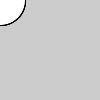
Frame 1 (no input)
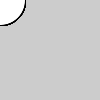
Frame 60 (the mouse pressed at the canvas centre just before this capture)
Frame 120 (the mouse held since frame 60 and released just before this capture): identical to frame 60, image omitted

The Processing sketch that drew these frames (run headless with seeded random() and noise(); from frame 60 on, the mouse is pressed at the canvas centre):

// Processing sketch: demo3_enemies
// ── demo3_enemies.pde
// Outline for enemy states
// Enemies have 3 states:
// 1: Alive (shown it regularly)
// 2: Dying (animation as it explodes)
// 3: Dead (hidden)


int[] enemy_states = new int[6];
int[] enemy_x = new int[6];
int[] enemy_y = new int[6];

int enemy_state_alive = 1;
int enemy_state_dying = 2;
int enemy_state_dead  = 3;

void setup(){
  for(int i =0; i<enemy_states.length; i++){
    enemy_states[i] = enemy_state_alive;
  }
}

void draw(){
  enemy_states[2] = enemy_state_dying;
  checkEnemies();
}

void checkEnemies(){
  for(int i =0; i<enemy_states.length; i++){
    if(enemy_states[i] == enemy_state_alive){
      // draw enemy
      ellipse(enemy_x[i], enemy_y[i], 50, 50);
    }
    else if(enemy_states[i] == enemy_state_dying){
      // show explosion
    }
    else if(enemy_states[i] == enemy_state_dead){
      // don't draw
    }
  }
}
